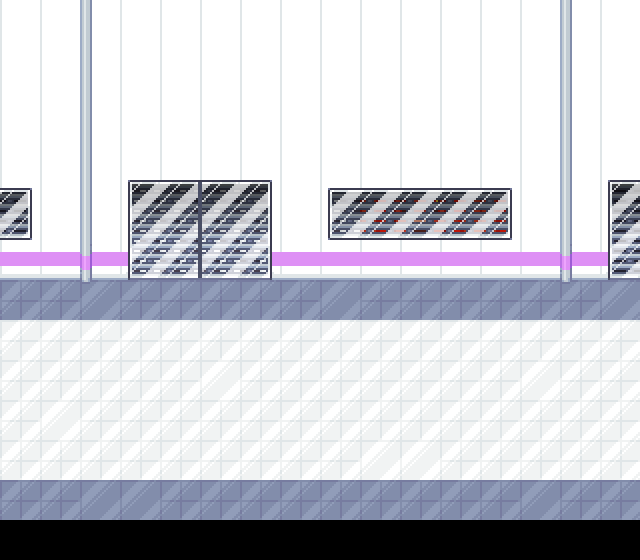

A level layout from a 2D game, rendered from its tile map. Below: a short description, then the map file with its tile-grid data intact:
An orthogonal 16x14 tile map with 40x40 px tiles, 5 tile layers (tiles, decal, b, door, ...), 2 tilesets and 22 objects (6x npc, 3x transition, 3x interactable, floormirror, darkness, ...).

<map version="1.11" tiledversion="1.12.2" orientation="orthogonal" renderorder="right-down" width="16" height="14" tilewidth="40" tileheight="40" infinite="0" nextlayerid="13" nextobjectid="53">
 <editorsettings>
  <export target="cafeOutside.lua" format="lua" />
 </editorsettings>
 <properties>
  <property name="light" type="bool" value="true" />
  <property name="music" value="alley_ambience" />
 </properties>
 <tileset firstgid="1" source="../../tilesets/mall.tsx" />
 <tileset firstgid="57" source="../../tilesets/mall_doors.tsx" />
 <layer id="1" name="tiles" width="16" height="14">
  <data encoding="csv">
9,9,9,9,9,9,9,9,9,9,9,9,9,9,9,9,
9,9,9,9,9,9,9,9,9,9,9,9,9,9,9,9,
9,9,9,9,9,9,9,9,9,9,9,9,9,9,9,9,
9,9,9,9,9,9,9,9,9,9,9,9,9,9,9,9,
56,9,9,39,39,39,39,9,39,118,119,120,118,9,9,56,
56,9,9,39,39,39,39,9,39,129,130,131,129,9,9,56,
16,16,16,39,39,39,39,16,16,16,16,16,16,16,16,56,
30,30,37,30,30,30,30,30,37,30,30,30,30,30,30,37,
29,29,29,29,29,29,29,29,29,29,29,29,29,29,29,29,
29,29,29,29,29,36,29,29,29,29,29,29,29,36,29,29,
29,36,29,29,29,29,29,29,29,29,29,29,29,29,29,29,
29,29,29,29,29,29,29,29,29,36,36,29,29,29,29,29,
30,30,37,37,30,30,30,30,30,30,30,30,30,37,30,30,
0,0,0,0,0,0,0,0,0,0,0,0,0,0,0,0
</data>
 </layer>
 <objectgroup id="8" name="floormirror" class="objects">
  <object id="37" name="floormirror" x="0" y="280" width="640" height="240" />
 </objectgroup>
 <layer id="2" name="decal" width="16" height="14">
  <data encoding="csv">
0,0,41,0,0,0,0,0,0,0,0,0,0,0,41,0,
0,0,41,0,0,0,0,0,0,0,0,0,0,0,41,0,
0,0,41,0,0,0,0,0,0,0,0,0,0,0,41,0,
0,0,41,0,0,0,0,0,0,0,0,0,0,0,41,0,
92,0,41,92,92,92,92,0,92,92,92,92,92,0,41,92,
92,0,41,92,92,92,92,0,92,92,92,92,92,0,41,92,
0,0,48,92,92,92,92,0,0,0,0,0,0,0,48,92,
0,0,55,0,0,0,0,0,0,0,0,0,0,54,55,0,
0,0,0,0,0,0,0,0,0,0,0,0,0,0,0,0,
0,0,0,0,0,0,0,0,0,0,0,0,0,0,0,0,
0,0,0,0,0,0,0,0,0,0,0,0,0,0,0,0,
0,0,0,0,0,0,0,0,0,0,0,0,0,0,0,0,
0,0,0,0,0,0,0,0,0,0,0,0,0,0,0,0,
0,0,0,0,0,0,0,0,0,0,0,0,0,0,0,0
</data>
 </layer>
 <layer id="12" name="b" width="16" height="14">
  <data encoding="csv">
0,0,0,0,0,0,0,0,0,0,0,0,0,0,0,0,
0,0,0,0,0,0,0,0,0,0,0,0,0,0,0,0,
0,0,0,0,0,0,0,0,0,0,0,0,0,0,0,0,
0,0,0,0,0,0,0,0,0,0,0,0,0,0,0,0,
6,0,0,6,6,6,6,0,6,6,6,6,6,0,0,6,
13,0,0,13,13,13,13,0,13,13,13,13,13,0,0,13,
0,0,0,0,0,0,0,0,0,0,0,0,0,0,0,0,
0,0,0,0,0,0,0,0,0,0,0,0,0,0,0,0,
0,0,0,0,0,0,0,0,0,0,0,0,0,0,0,0,
0,0,0,0,0,0,0,0,0,0,0,0,0,0,0,0,
0,0,0,0,0,0,0,0,0,0,0,0,0,0,0,0,
0,0,0,0,0,0,0,0,0,0,0,0,0,0,0,0,
0,0,0,0,0,0,0,0,0,0,0,0,0,0,0,0,
0,0,0,0,0,0,0,0,0,0,0,0,0,0,0,0
</data>
 </layer>
 <layer id="9" name="door" width="16" height="14">
  <data encoding="csv">
0,0,0,0,0,0,0,0,0,0,0,0,0,0,0,0,
0,0,0,0,0,0,0,0,0,0,0,0,0,0,0,0,
0,0,0,0,0,0,0,0,0,0,0,0,0,0,0,0,
0,0,0,0,0,0,0,0,0,0,0,0,0,0,0,0,
127,0,0,57,58,59,60,0,125,126,126,126,127,0,0,57,
138,0,0,68,69,70,71,0,136,137,137,137,138,0,0,68,
0,0,0,79,80,81,82,0,0,0,0,0,0,0,0,79,
0,0,0,0,0,0,0,0,0,0,0,0,0,0,0,0,
0,0,0,0,0,0,0,0,0,0,0,0,0,0,0,0,
0,0,0,0,0,0,0,0,0,0,0,0,0,0,0,0,
0,0,0,0,0,0,0,0,0,0,0,0,0,0,0,0,
0,0,0,0,0,0,0,0,0,0,0,0,0,0,0,0,
0,0,0,0,0,0,0,0,0,0,0,0,0,0,0,0,
0,0,0,0,0,0,0,0,0,0,0,0,0,0,0,0
</data>
 </layer>
 <objectgroup color="#0000ff" id="3" name="collision" opacity="0.5">
  <object id="7" x="0" y="240" width="130" height="40" />
  <object id="12" x="0" y="520" width="640" height="40" />
  <object id="27" x="270" y="240" width="370" height="40" />
  <object id="51" x="130" y="240" width="140" height="40" />
 </objectgroup>
 <objectgroup color="#ff00ff" id="5" name="objects">
  <object id="25" name="transition" x="-40" y="280" width="40" height="240">
   <properties>
    <property name="map" value="mall/eastHall" />
    <property name="marker" value="right" />
   </properties>
  </object>
  <object id="26" name="transition" x="130" y="200" width="140" height="40">
   <properties>
    <property name="map" value="mall/cafe" />
    <property name="marker" value="entry" />
   </properties>
  </object>
  <object id="30" name="transition" x="640" y="280" width="40" height="240">
   <properties>
    <property name="map" value="mall/hall" />
    <property name="marker" value="left" />
   </properties>
  </object>
  <object id="38" name="npc" x="120" y="500" width="40" height="40">
   <properties>
    <property name="actor" value="bench/bottom" />
    <property name="cutscene" value="generic.bench" />
   </properties>
  </object>
  <object id="39" name="npc" x="480" y="500" width="40" height="40">
   <properties>
    <property name="actor" value="bench/bottom" />
    <property name="cutscene" value="generic.bench" />
   </properties>
  </object>
  <object id="40" name="npc" x="300" y="140" width="40" height="40">
   <properties>
    <property name="actor" value="cafesign" />
   </properties>
  </object>
  <object id="44" name="npc" x="480" y="280" width="40" height="40">
   <properties>
    <property name="actor" value="bench/down" />
    <property name="cutscene" value="generic.bench" />
   </properties>
  </object>
  <object id="45" name="npc" x="300" y="280" width="40" height="40">
   <properties>
    <property name="actor" value="plant" />
    <property name="cutscene" value="generic.plant" />
   </properties>
  </object>
  <object id="46" name="npc" x="300" y="500" width="40" height="40">
   <properties>
    <property name="actor" value="plant" />
    <property name="cutscene" value="generic.plant" />
   </properties>
  </object>
  <object id="48" name="interactable" x="600" y="240" width="40" height="40">
   <properties>
    <property name="text1_1" value="* (It's locked.)" />
   </properties>
  </object>
  <object id="49" name="interactable" x="320" y="200" width="200" height="40">
   <properties>
    <property name="text1_1" value="* (You can see someone waving at you through the window, [wait:5]beckoning you in.)" />
   </properties>
  </object>
  <object id="50" name="darkness" x="40" y="40">
   <point />
  </object>
  <object id="52" name="interactable" x="120" y="240" width="160" height="40">
   <properties>
    <property name="text1_1" value="* (It's locked.)" />
   </properties>
  </object>
 </objectgroup>
 <layer id="11" name="a" width="16" height="14">
  <data encoding="csv">
0,0,0,0,0,0,0,0,0,0,0,0,0,0,0,0,
0,0,0,0,0,0,0,0,0,0,0,0,0,0,0,0,
0,0,0,0,0,0,0,0,0,0,0,0,0,0,0,0,
0,0,0,0,0,0,0,0,0,0,0,0,0,0,0,0,
0,0,0,0,0,0,0,0,0,0,0,0,0,0,0,0,
0,0,0,0,0,0,0,0,0,0,0,0,0,0,0,0,
0,0,0,0,0,0,0,0,0,0,0,0,0,0,0,0,
0,0,0,0,0,0,0,0,0,0,0,0,0,0,0,0,
0,0,0,0,0,0,0,0,0,0,0,0,0,0,0,0,
0,0,0,0,0,0,0,0,0,0,0,0,0,0,0,0,
0,0,0,0,0,0,0,0,0,0,0,0,0,0,0,0,
0,0,0,0,0,0,0,0,0,0,0,0,0,0,0,0,
0,0,0,0,0,0,0,0,0,0,0,0,0,0,0,0,
0,0,0,0,0,0,0,7,7,0,0,0,0,0,0,0
</data>
 </layer>
 <objectgroup color="#7f00ff" id="4" name="markers">
  <object id="5" name="spawn" x="320" y="400">
   <point />
  </object>
  <object id="8" name="entryLeft" x="40" y="400">
   <point />
  </object>
  <object id="16" name="entryRight" x="600" y="400">
   <point />
  </object>
  <object id="31" name="entryCafe" x="200" y="320">
   <point />
  </object>
 </objectgroup>
</map>
